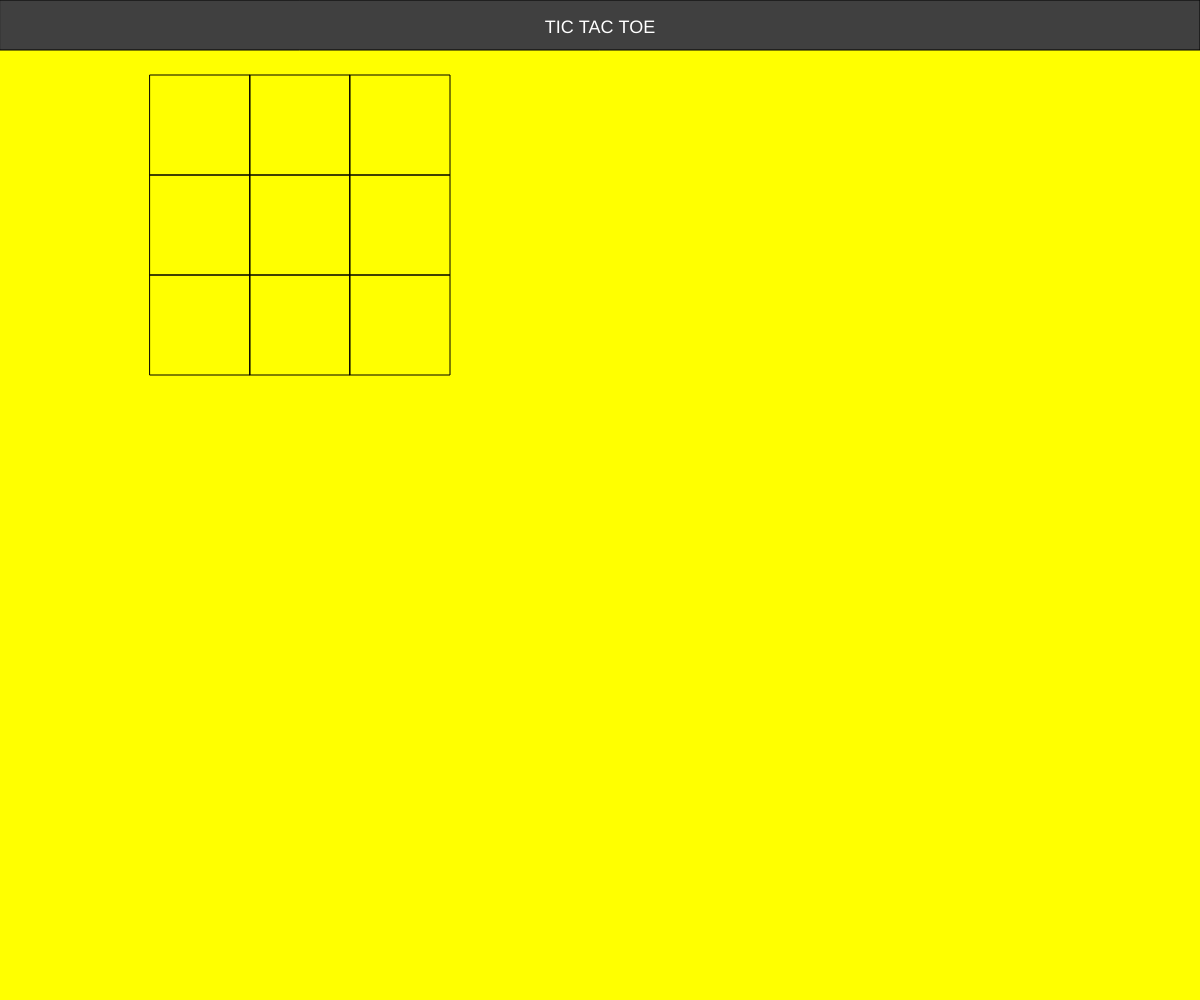
Frame 1 (no input)
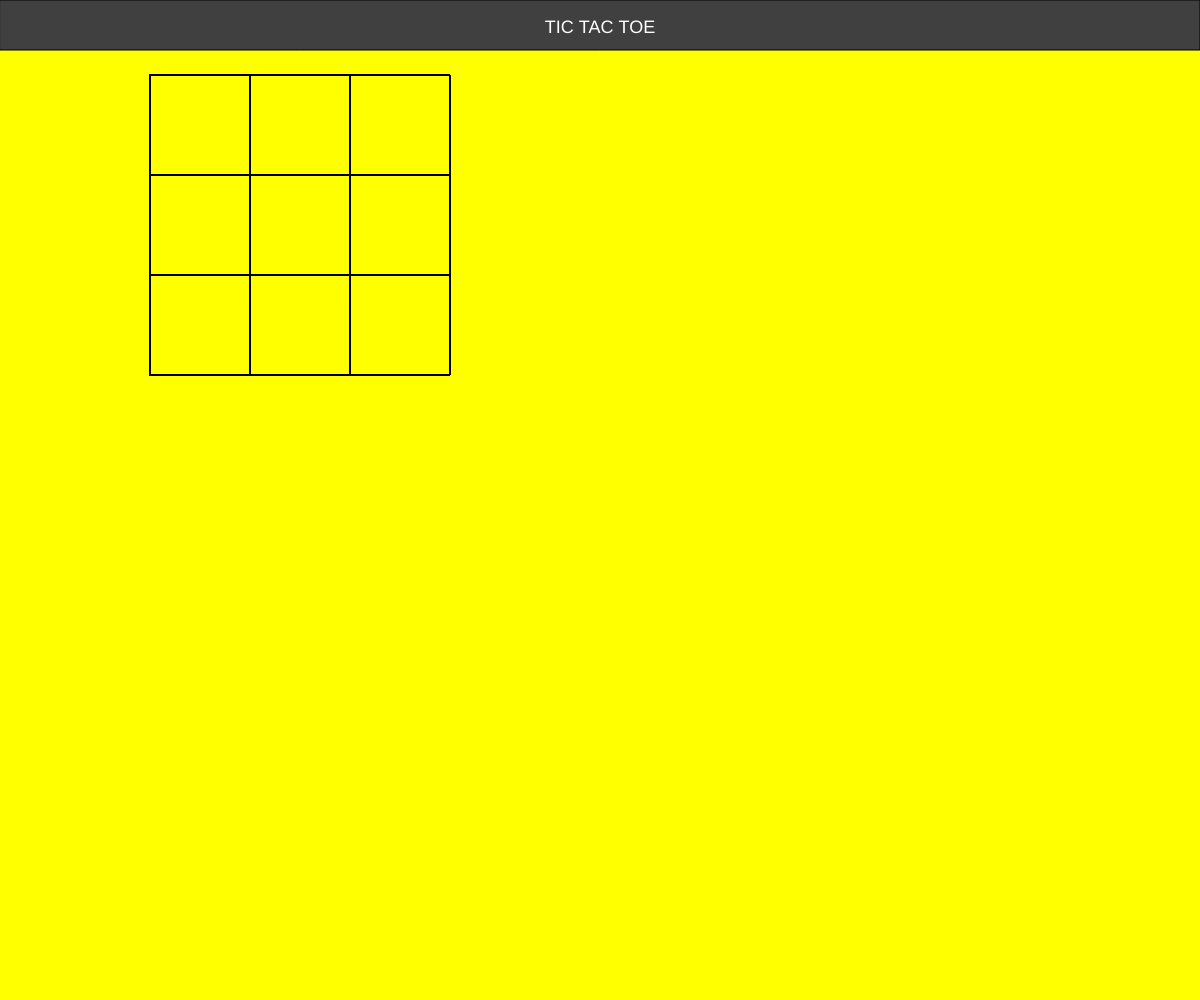
Frame 60 (no input)
Frame 120 (the mouse pressed at the canvas centre since frame 60): identical to frame 60, image omitted

The p5.js sketch that drew these frames (run headless with seeded random() and noise() and a simulated clock; from frame 60 on, the mouse is pressed at the canvas centre):

// p5.js sketch
// ── sketch.js
var turn=0
function setup() {
    createCanvas(innerWidth,innerHeight); 
    background("yellow");
    fill("#404040");
    rect(0, 0, width, 50);
    textAlign(CENTER);
    fill("White");
    textSize(18);
    text("TIC TAC TOE", width / 2, 33);
    fill("Black");
}


function draw()
{

 createRow(75);
 createRow(175);
 createRow(275);  
}

function createRow(y)
{
  for (x = 150; x < 450; x=x+100)
   {
       var b1= new Box(x,y,100,100); 
       b1.appear();   
   }  
}
// ── Box.js
class Box {
  
    constructor(x,y,w,h) {
    this.x = x;
    this.y = y;
    this.w = w;
    this.h = h;
  }

    //make the color boxes appear on canvas
    appear()
    {
      stroke(0);
      strokeWeight(1);
      noFill();
      rect(this.x,this.y,this.w,this.h);
    }
}
